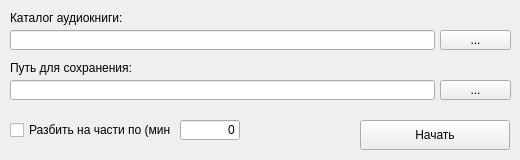
<?xml version="1.0" encoding="UTF-8"?>
<ui version="4.0">
 <class>MainWindow</class>
 <widget class="QMainWindow" name="MainWindow">
  <property name="geometry">
   <rect>
    <x>0</x>
    <y>0</y>
    <width>520</width>
    <height>160</height>
   </rect>
  </property>
  <property name="sizePolicy">
   <sizepolicy hsizetype="Fixed" vsizetype="Fixed">
    <horstretch>0</horstretch>
    <verstretch>0</verstretch>
   </sizepolicy>
  </property>
  <property name="windowTitle">
   <string>mp3 to mp3</string>
  </property>
  <widget class="QWidget" name="centralwidget">
   <widget class="QLabel" name="label_2">
    <property name="geometry">
     <rect>
      <x>10</x>
      <y>60</y>
      <width>131</width>
      <height>16</height>
     </rect>
    </property>
    <property name="text">
     <string>Путь для сохранения:</string>
    </property>
   </widget>
   <widget class="QPushButton" name="pushButton_2">
    <property name="geometry">
     <rect>
      <x>440</x>
      <y>80</y>
      <width>71</width>
      <height>20</height>
     </rect>
    </property>
    <property name="text">
     <string>...</string>
    </property>
   </widget>
   <widget class="QCheckBox" name="checkBox">
    <property name="geometry">
     <rect>
      <x>10</x>
      <y>120</y>
      <width>161</width>
      <height>20</height>
     </rect>
    </property>
    <property name="text">
     <string>Разбить на части по (мин):</string>
    </property>
   </widget>
   <widget class="QLineEdit" name="lineEdit_2">
    <property name="geometry">
     <rect>
      <x>10</x>
      <y>80</y>
      <width>425</width>
      <height>20</height>
     </rect>
    </property>
    <property name="readOnly">
     <bool>true</bool>
    </property>
   </widget>
   <widget class="QPushButton" name="pushButton">
    <property name="geometry">
     <rect>
      <x>360</x>
      <y>120</y>
      <width>150</width>
      <height>30</height>
     </rect>
    </property>
    <property name="text">
     <string>Начать</string>
    </property>
   </widget>
   <widget class="QLineEdit" name="lineEdit_3">
    <property name="geometry">
     <rect>
      <x>180</x>
      <y>120</y>
      <width>60</width>
      <height>20</height>
     </rect>
    </property>
    <property name="text">
     <string>0</string>
    </property>
    <property name="alignment">
     <set>Qt::AlignRight|Qt::AlignTrailing|Qt::AlignVCenter</set>
    </property>
   </widget>
   <widget class="QLineEdit" name="lineEdit_4">
    <property name="geometry">
     <rect>
      <x>10</x>
      <y>30</y>
      <width>425</width>
      <height>20</height>
     </rect>
    </property>
    <property name="readOnly">
     <bool>true</bool>
    </property>
   </widget>
   <widget class="QLabel" name="label_3">
    <property name="geometry">
     <rect>
      <x>10</x>
      <y>10</y>
      <width>131</width>
      <height>16</height>
     </rect>
    </property>
    <property name="text">
     <string>Каталог аудиокниги:</string>
    </property>
   </widget>
   <widget class="QPushButton" name="pushButton_3">
    <property name="geometry">
     <rect>
      <x>440</x>
      <y>30</y>
      <width>71</width>
      <height>20</height>
     </rect>
    </property>
    <property name="text">
     <string>...</string>
    </property>
   </widget>
  </widget>
 </widget>
 <tabstops>
  <tabstop>lineEdit_2</tabstop>
  <tabstop>pushButton_2</tabstop>
  <tabstop>checkBox</tabstop>
  <tabstop>lineEdit_3</tabstop>
  <tabstop>pushButton</tabstop>
 </tabstops>
 <resources/>
 <connections/>
</ui>
